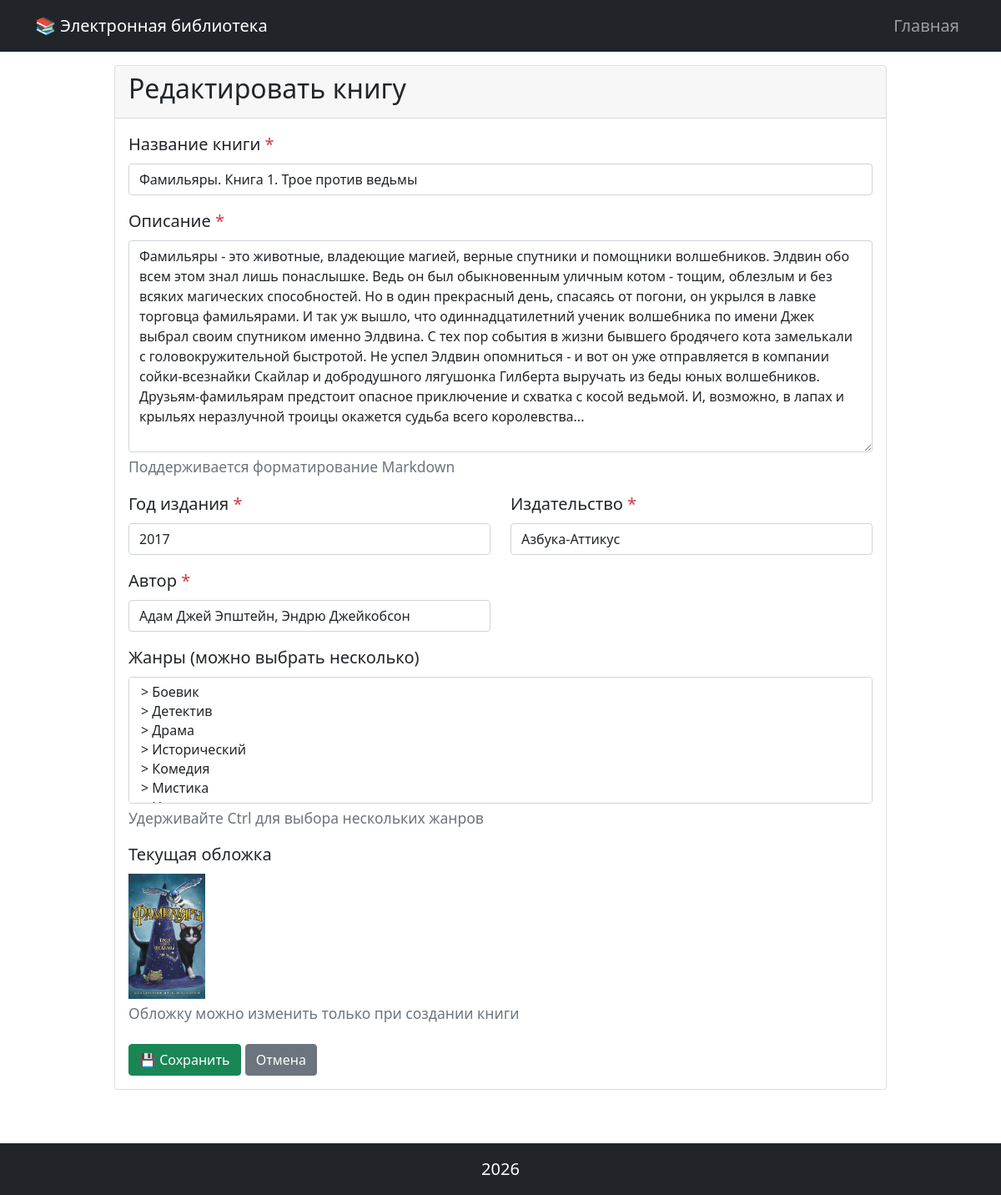
/book/7/edit, run on the app's committed database.
### models.py (models this page shows, shortened)
class Book(db.Model):
    __tablename__ = 'books'
    id = db.Column(db.Integer, primary_key=True)
    title = db.Column(db.String(200), nullable=False)
    description = db.Column(db.Text, nullable=False)
    year = db.Column(db.Integer, nullable=False)
    publisher = db.Column(db.String(200), nullable=False)
    author = db.Column(db.String(200), nullable=False)
    created_at = db.Column(db.DateTime, default=datetime.now)
    genres = db.relationship('Genre', secondary=book_genre, lazy='subquery',
                             backref=db.backref('books', lazy=True))
    cover = db.relationship('Cover', back_populates='book', uselist=False,
                            cascade='all, delete-orphan', foreign_keys=[Cover.book_id])
    copies = db.relationship('BookCopy', back_populates='book',
                             cascade='all, delete-orphan', foreign_keys=[BookCopy.book_id])

class Cover(db.Model):
    __tablename__ = 'covers'
    id = db.Column(db.Integer, primary_key=True)
    filename = db.Column(db.String(255), nullable=False)
    mime_type = db.Column(db.String(100), nullable=False)
    md5_hash = db.Column(db.String(32), nullable=False, unique=True)
    book_id = db.Column(db.Integer, db.ForeignKey('books.id', ondelete='CASCADE'), nullable=False)
    book = db.relationship('Book', back_populates='cover', foreign_keys=[book_id])

### books.py (the view, shortened to what this page needs)
@books_bp.route('/book/<int:book_id>/edit', methods=['GET', 'POST'])
def edit(book_id):
    book = Book.query.get_or_404(book_id)
    genres = Genre.query.order_by(Genre.name).all()
    form_data = {
        'title': book.title,
        'description': book.description,
        'year': book.year,
        'publisher': book.publisher,
        'author': book.author,
        'genres': [str(g.id) for g in book.genres]
    }
    return render_template('book_form.html',
                           title='Редактировать книгу',
                           book=book,
                           genres=genres,
                           errors={},
                           form_data=form_data)

### templates/book_form.html (shortened to what this page needs)
{% extends 'base.html' %}
{% block content %}
<div class="row justify-content-center">
    <div class="col-md-10">
        <div class="card">
            <div class="card-header">
                <h2>{{ title }}</h2>
            </div>
            <div class="card-body">
                <form method="POST" enctype="multipart/form-data">
                    <div class="mb-3">
                        <label for="title" class="form-label">Название книги <span class="text-danger">*</span></label>
                        <input type="text" class="form-control {% if errors.title %}is-invalid{% endif %}"
                               id="title" name="title" value="{{ form_data.get('title', '') }}" required>
                    </div>
                    <div class="mb-3">
                        <label for="description" class="form-label">Описание <span class="text-danger">*</span></label>
                        <textarea class="form-control {% if errors.description %}is-invalid{% endif %}"
                            id="description" name="description" rows="10">{{ form_data.get('description', '') }}</textarea>
                        {% if errors.description %}
                            <div class="invalid-feedback">{{ errors.description }}</div>
                        {% else %}
                            <div class="form-text">Поддерживается форматирование Markdown</div>
                        {% endif %}
                    </div>
                    <div class="row mb-3">
                        <div class="col-md-6">
                            <label for="year" class="form-label">Год издания <span class="text-danger">*</span></label>
                            <input type="number" class="form-control {% if errors.year %}is-invalid{% endif %}"
                                   id="year" name="year" value="{{ form_data.get('year', '') }}" required>
                        </div>
                        <div class="col-md-6">
                            <label for="publisher" class="form-label">Издательство <span class="text-danger">*</span></label>
                            <input type="text" class="form-control {% if errors.publisher %}is-invalid{% endif %}"
                                   id="publisher" name="publisher" value="{{ form_data.get('publisher', '') }}" required>
                        </div>
                    </div>
                    <div class="row mb-3">
                        <div class="col-md-6">
                            <label for="author" class="form-label">Автор <span class="text-danger">*</span></label>
                            <input type="text" class="form-control {% if errors.author %}is-invalid{% endif %}"
                                   id="author" name="author" value="{{ form_data.get('author', '') }}" required>
                        </div>
                    </div>
                    <div class="mb-3">
                        <label for="genres" class="form-label">Жанры (можно выбрать несколько)</label>
                        <select multiple class="form-select" id="genres" name="genres" size="6">
                            {% for genre in genres %}
                                <option value="{{ genre.id }}"> {% if genre.id|string in form_data.get('genres', []) %}selected{% endif %}>
</option>
                            {% endfor %}
                        </select>
                        {% if errors.genres %}
                            <div class="invalid-feedback">{{ errors.genres }}</div>
                        {% else %}
                            <div class="form-text">Удерживайте Ctrl для выбора нескольких жанров</div>
                        {% endif %}
                    </div>
                    {% if book is none %}
                    <div class="mb-3">
                        <label for="cover" class="form-label">Обложка <span class="text-danger">*</span></label>
                        <input type="file" class="form-control {% if errors.cover %}is-invalid{% endif %}"
                               id="cover" name="cover" accept="image/jpeg,image/png,image/gif" required>
                        {% if errors.cover %}
                            <div class="invalid-feedback">{{ errors.cover }}</div>
                        {% else %}
                            <div class="form-text">Поддерживаются форматы: JPG, PNG, GIF. Максимальный размер: 16 МБ</div>
                        {% endif %}
                    </div>
                    {% else %}
                        {% if book.cover %}
                            <div class="mb-3">
                                <label class="form-label">Текущая обложка</label>
                                <div>
                                    <img src="{{ url_for('static', filename='images/' + book.cover.filename) }}"
                                         alt="{{ book.title }}" style="max-height: 150px;">
                                </div>
                                <div class="form-text">Обложку можно изменить только при создании книги</div>
                            </div>
                        {% endif %}
                    {% endif %}
                    <div class="mt-4">
                        <button type="submit" class="btn btn-success">💾 Сохранить</button>
                        <a href="{{ url_for('books.index') }}" class="btn btn-secondary">Отмена</a>
                    </div>
                </form>
            </div>
        </div>
    </div>
</div>
{% endblock %}

### static/styles.css (style rules this page uses)
body { font-size: 1.25rem; }

### data on the page
Book: title "Фамильяры. Книга 1. Трое против ведьмы", description "Фамильяры - это животные, владеющие магией, верные спутники и помощники волшебников. Элдвин обо всем этом знал лишь понаслышке. Ведь он был обыкновенным уличным котом - тощим, облезлым и без всяких магических способностей. Но в один прекрасный день, спасаясь от погони, он укрылся в лавке торговца фамильярами. И так уж вышло, что одиннадцатилетний ученик волшебника по имени Джек выбрал своим спутником именно Элдвина. С тех пор события в жизни бывшего бродячего кота замелькали с головокружительной быстротой. Не успел Элдвин опомниться - и вот он уже отправляется в компании сойки-всезнайки Скайлар и добродушного лягушонка Гилберта выручать из беды юных волшебников. Друзьям-фамильярам предстоит…", year "2017", publisher "Азбука-Аттикус", author "Адам Джей Эпштейн, Эндрю Джейкобсон"
Cover: filename (picture)

### other printed values
{{ title }} "Редактировать книгу"
